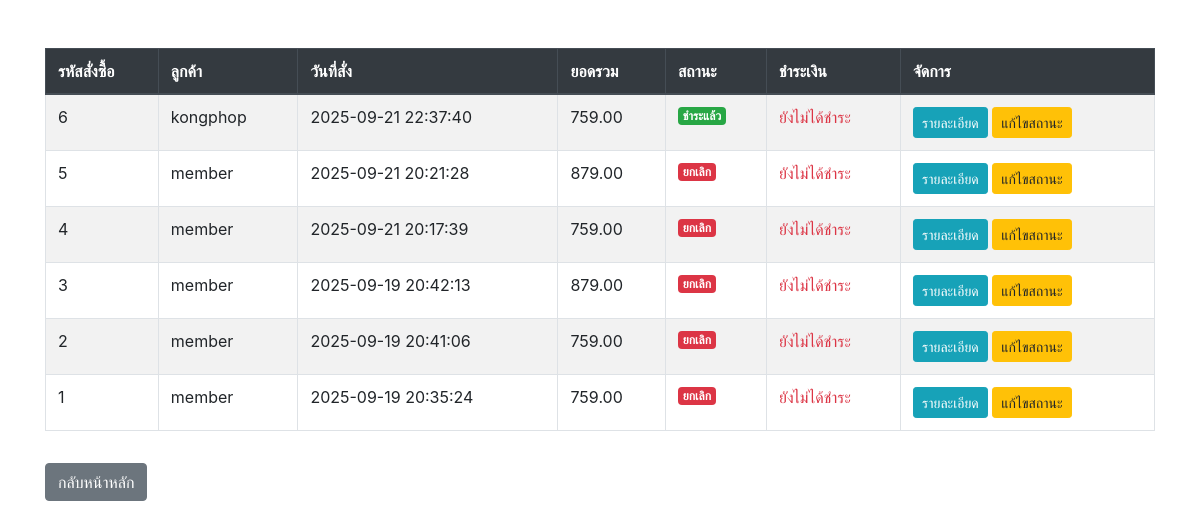
/admin/admin_order.php (signed in), run on the app's committed database.
### tables this page shows
CREATE TABLE `tbl_order` (
  `o_id` int(11) NOT NULL,
  `o_date` datetime NOT NULL,
  `member_id` int(11) NOT NULL,
  `total` decimal(10,2) NOT NULL,
  `status` enum('pending','paid','shipped','completed','cancelled') DEFAULT 'pending'
);

CREATE TABLE `tbl_member` (
  `member_id` int(11) NOT NULL,
  `m_user` varchar(20) NOT NULL,
  `m_pass` varchar(20) NOT NULL,
  `m_level` varchar(50) NOT NULL,
  `m_name` varchar(100) NOT NULL,
  `m_email` varchar(100) NOT NULL,
  `m_tel` varchar(20) NOT NULL,
  `m_address` varchar(200) NOT NULL,
  `m_img` varchar(250) NOT NULL,
  `date_save` timestamp NOT NULL DEFAULT current_timestamp()
);

### admin/admin_order.php (the view, shortened to what this page needs)
<?php
include('../condb.php');
$sql = "SELECT o.*, m.m_name
        FROM tbl_order o
        INNER JOIN tbl_member m ON o.member_id = m.member_id
        ORDER BY o.o_date DESC";
$result = mysqli_query($con, $sql);
?>
<!DOCTYPE html>
<html lang="th">
<head>
  <link rel="stylesheet" href="https://cdn.jsdelivr.net/npm/bootstrap@4.6.0/dist/css/bootstrap.min.css">
</head>
<body>
<div class="container mt-5">
  <table class="table table-bordered table-striped mt-3">
    <thead class="thead-dark">
      <tr>
        <th>รหัสสั่งซื้อ</th>
        <th>ลูกค้า</th>
        <th>วันที่สั่ง</th>
        <th>ยอดรวม</th>
        <th>สถานะ</th>
        <th>ชำระเงิน</th>
        <th>จัดการ</th>
      </tr>
    </thead>
    <tbody>
      <?php while($row = mysqli_fetch_assoc($result)){ ?>
      <tr>
        <td><?php echo $row['o_id']; ?></td>
        <td><?php echo $row['m_name']; ?></td>
        <td><?php echo $row['o_date']; ?></td>
        <td><?php echo number_format($row['total'],2); ?></td>
        <td>
          <?php
            if($row['status']=='pending'){ echo "<span class='badge badge-warning'>รอชำระ</span>"; }
            elseif($row['status']=='checking'){ echo "<span class='badge badge-info'>รอตรวจสอบ</span>"; }
            elseif($row['status']=='paid'){ echo "<span class='badge badge-success'>ชำระแล้ว</span>"; }
            elseif($row['status']=='shipped'){ echo "<span class='badge badge-primary'>จัดส่งแล้ว</span>"; }
            else { echo "<span class='badge badge-danger'>ยกเลิก</span>"; }
          ?>
        </td>
        <td>
            <span class="text-danger">ยังไม่ได้ชำระ</span>
        </td>
        <td>
          <a href="admin_order_view.php?id=<?php echo $row['o_id']; ?>" class="btn btn-info btn-sm">รายละเอียด</a>
          <a href="admin_order_edit.php?id=<?php echo $row['o_id']; ?>" class="btn btn-warning btn-sm">แก้ไขสถานะ</a>
        </td>
      </tr>
      <?php } ?>
    </tbody>
  </table>
  <a href="index.php" class="btn btn-secondary mt-3">กลับหน้าหลัก</a>
</div>
</body>
</html>

### data on the page
tbl_order: o_id "6", member.m_name "kongphop", o_date "2025-09-21 22:37:40", total "759.00", status "ชำระแล้ว"
tbl_order: o_id "5", member.m_name "member", o_date "2025-09-21 20:21:28", total "879.00", status "ยกเลิก"
tbl_order: o_id "4", member.m_name "member", o_date "2025-09-21 20:17:39", total "759.00", status "ยกเลิก"
tbl_order: o_id "3", member.m_name "member", o_date "2025-09-19 20:42:13", total "879.00", status "ยกเลิก"
tbl_order: o_id "2", member.m_name "member", o_date "2025-09-19 20:41:06", total "759.00", status "ยกเลิก"
tbl_order: o_id "1", member.m_name "member", o_date "2025-09-19 20:35:24", total "759.00", status "ยกเลิก"
